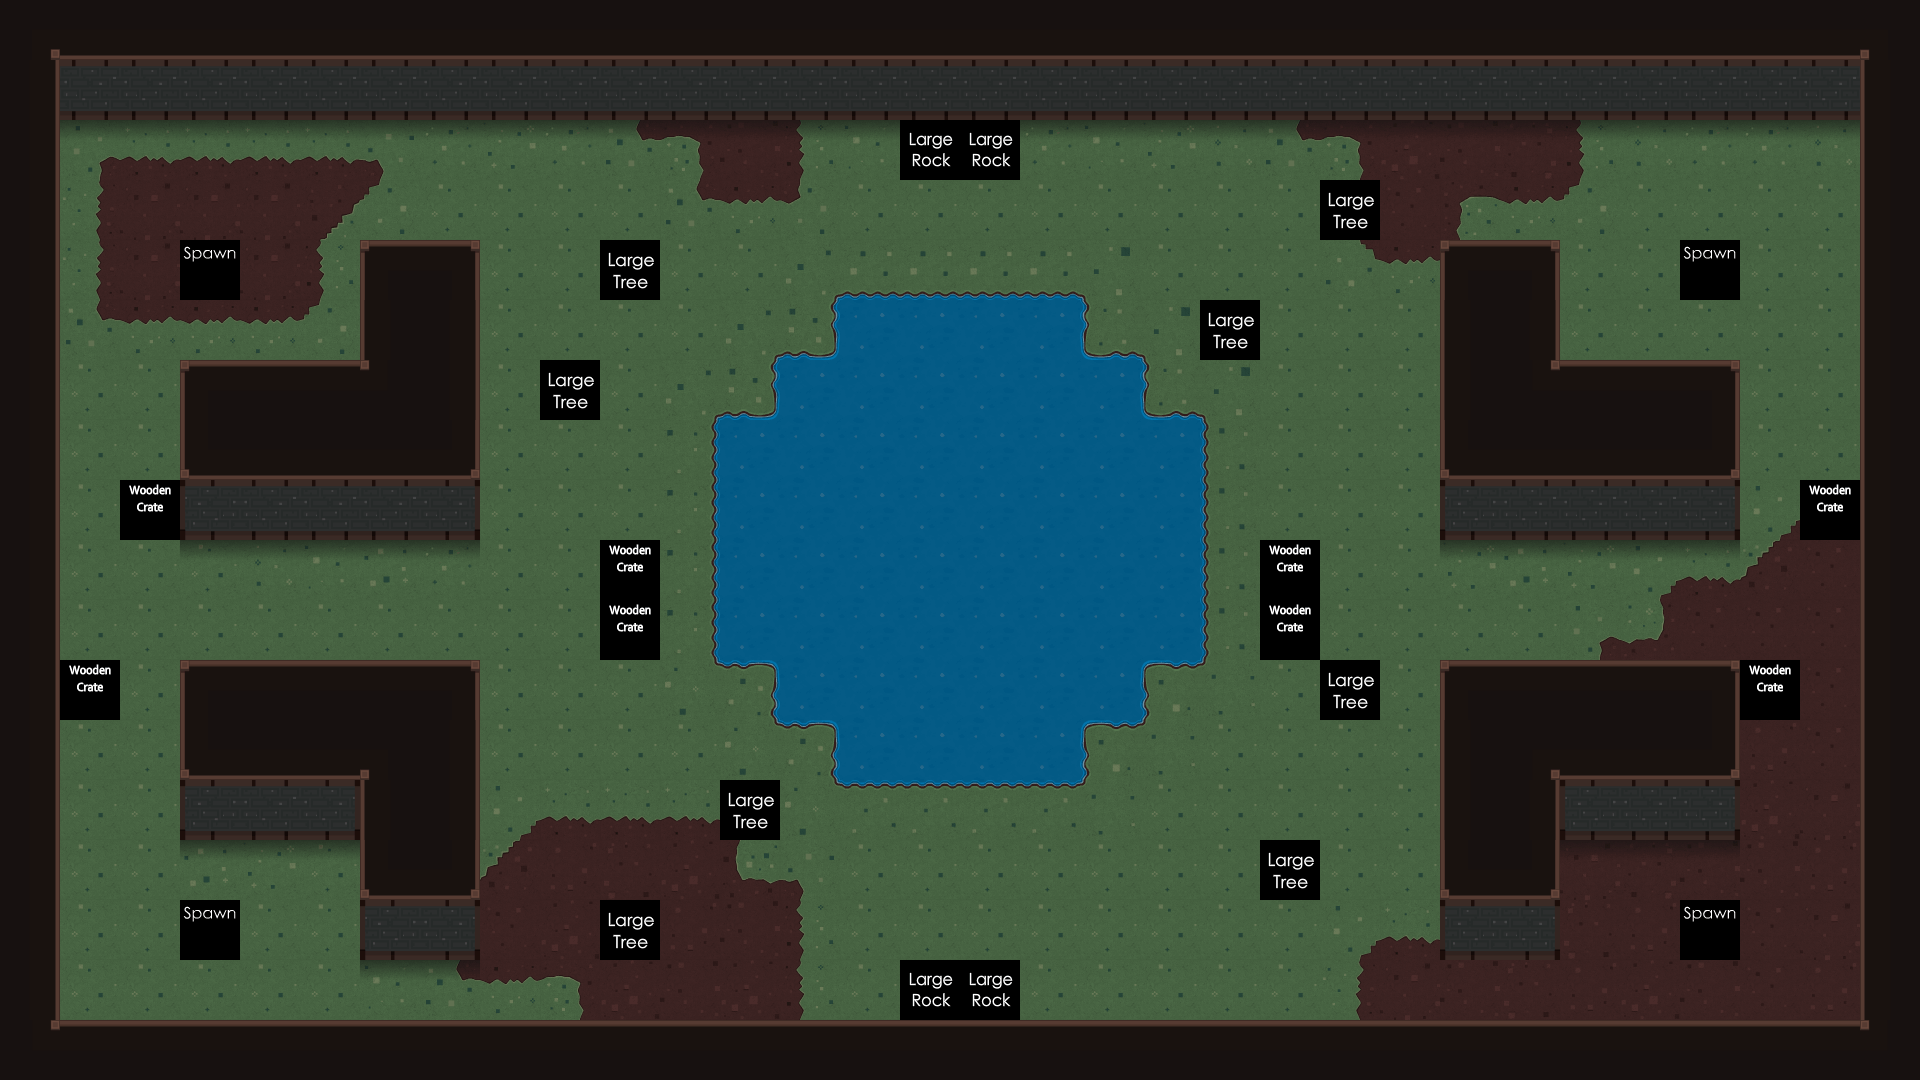

Below is a game level as drawn by its tile map, then a one-line description and the .tmx file that defines it, in full:
An orthogonal 32x18 tile map with 60x60 px tiles, 3 tile layers (Water, Main, Meta).

<map version="1.0" orientation="orthogonal" width="32" height="18" tilewidth="60" tileheight="60">
 <tileset firstgid="1" name="ground" tilewidth="60" tileheight="60" spacing="2" margin="2">
  <image source="../img/map/TilemapOuya.png" width="1024" height="1024" />
 </tileset>
 <layer name="Water" width="32" height="18">
  <data encoding="csv">
0,0,0,0,0,0,0,0,0,0,0,0,0,0,0,0,0,0,0,0,0,0,0,0,0,0,0,0,0,0,0,0,
0,0,0,0,0,0,0,0,0,0,0,0,0,0,0,0,0,0,0,0,0,0,0,0,0,0,0,0,0,0,0,0,
0,0,0,0,0,0,0,0,0,0,0,0,0,0,0,0,0,0,0,0,0,0,0,0,0,0,0,0,0,0,0,0,
0,0,0,0,0,0,0,0,0,0,0,0,0,0,0,0,0,0,0,0,0,0,0,0,0,0,0,0,0,0,0,0,
0,0,0,0,0,0,0,0,0,0,0,0,0,124,124,124,124,124,124,0,0,0,0,0,0,0,0,0,0,0,0,0,
0,0,0,0,0,0,0,0,0,0,0,0,124,124,124,124,124,124,124,124,0,0,0,0,0,0,0,0,0,0,0,0,
0,0,0,0,0,0,0,0,0,0,0,124,124,124,124,124,124,124,124,124,124,0,0,0,0,0,0,0,0,0,0,0,
0,0,0,0,0,0,0,0,0,0,0,124,124,124,124,124,124,124,124,124,124,0,0,0,0,0,0,0,0,0,0,0,
0,0,0,0,0,0,0,0,0,0,0,124,124,124,124,124,124,124,124,124,124,0,0,0,0,0,0,0,0,0,0,0,
0,0,0,0,0,0,0,0,0,0,0,124,124,124,124,124,124,124,124,124,124,0,0,0,0,0,0,0,0,0,0,0,
0,0,0,0,0,0,0,0,0,0,0,124,124,124,124,124,124,124,124,124,124,0,0,0,0,0,0,0,0,0,0,0,
0,0,0,0,0,0,0,0,0,0,0,124,124,124,124,124,124,124,124,124,124,0,0,0,0,0,0,0,0,0,0,0,
0,0,0,0,0,0,0,0,0,0,0,0,124,124,124,124,124,124,124,124,0,0,0,0,0,0,0,0,0,0,0,0,
0,0,0,0,0,0,0,0,0,0,0,0,0,124,124,124,124,124,124,0,0,0,0,0,0,0,0,0,0,0,0,0,
0,0,0,0,0,0,0,0,0,0,0,0,0,0,0,0,0,0,0,0,0,0,0,0,0,0,0,0,0,0,0,0,
0,0,0,0,0,0,0,0,0,0,0,0,0,0,0,0,0,0,0,0,0,0,0,0,0,0,0,0,0,0,0,0,
0,0,0,0,0,0,0,0,0,0,0,0,0,0,0,0,0,0,0,0,0,0,0,0,0,0,0,0,0,0,0,0,
0,0,0,0,0,0,0,0,0,0,0,0,0,0,0,0,0,0,0,0,0,0,0,0,0,0,0,0,0,0,0,0
</data>
 </layer>
 <layer name="Main" width="32" height="18">
  <data encoding="csv">
129,147,147,147,147,147,147,147,147,147,147,147,147,147,147,147,147,147,147,147,147,147,147,147,147,147,147,147,147,147,147,140,
145,4,4,4,4,4,4,4,4,4,4,4,4,4,4,4,4,4,4,4,4,4,4,4,4,4,4,4,4,4,4,144,
145,193,198,198,198,198,194,175,173,175,186,179,171,197,177,175,175,175,177,173,176,186,179,169,171,170,197,176,175,175,176,144,
145,35,6,6,6,16,30,22,22,22,22,26,27,28,22,22,22,22,22,22,22,22,35,10,13,27,30,22,22,22,22,144,
145,35,6,6,6,36,132,133,22,22,22,22,22,40,49,49,49,49,41,22,22,22,29,27,132,133,22,22,22,22,22,144,
145,26,27,27,27,30,144,145,22,22,22,22,40,43,0,0,0,0,42,41,22,22,22,22,144,145,22,22,22,22,22,144,
145,22,22,132,150,150,142,145,22,22,22,40,43,0,0,0,0,0,0,42,41,22,22,22,144,143,150,150,133,22,22,144,
145,22,22,126,147,147,147,130,22,22,22,47,0,0,0,0,0,0,0,0,48,22,22,22,126,147,147,147,130,22,22,144,
145,22,22,3,4,4,4,5,22,22,22,47,0,0,0,0,0,0,0,0,48,22,22,22,3,4,4,4,5,31,37,144,
145,22,22,174,176,177,172,175,22,22,22,47,0,0,0,0,0,0,0,0,48,22,22,22,173,172,173,191,198,15,10,144,
145,22,22,22,22,22,22,22,22,22,22,47,0,0,0,0,0,0,0,0,48,22,22,22,22,22,33,18,10,10,10,144,
145,22,22,132,150,150,150,133,22,22,22,38,45,0,0,0,0,0,0,44,39,22,22,22,132,150,150,150,133,10,10,144,
145,22,22,126,147,147,140,145,22,22,22,22,38,45,0,0,0,0,44,39,22,22,22,22,144,141,147,147,130,11,10,144,
145,22,22,3,4,5,144,145,31,37,37,37,34,38,46,46,46,46,39,22,22,22,22,22,144,145,3,4,5,7,6,144,
145,22,22,172,173,174,126,130,15,11,8,7,19,34,22,22,22,22,22,22,22,22,22,22,126,130,168,170,171,9,11,144,
145,22,22,22,22,22,3,5,10,7,11,11,9,36,22,22,22,22,22,22,22,22,31,37,3,5,8,11,11,10,6,144,
145,22,22,22,22,22,177,186,27,12,7,9,7,36,22,22,22,22,22,22,22,22,35,6,9,8,11,7,9,10,11,144,
143,150,150,150,150,150,150,150,150,150,150,150,150,150,150,150,150,150,150,150,150,150,150,150,150,150,150,150,150,150,150,142
</data>
 </layer>
 <layer name="Meta" width="32" height="18">
  <data encoding="csv">
0,0,0,0,0,0,0,0,0,0,0,0,0,0,0,0,0,0,0,0,0,0,0,0,0,0,0,0,0,0,0,0,
0,0,0,0,0,0,0,0,0,0,0,0,0,0,0,0,0,0,0,0,0,0,0,0,0,0,0,0,0,0,0,0,
0,0,0,0,0,0,0,0,0,0,0,0,0,0,0,153,153,0,0,0,0,0,0,0,0,0,0,0,0,0,0,0,
0,0,0,0,0,0,0,0,0,0,0,0,0,0,0,0,0,0,0,0,0,0,154,0,0,0,0,0,0,0,0,0,
0,0,0,157,0,0,0,0,0,0,154,0,0,0,0,0,0,0,0,0,0,0,0,0,0,0,0,0,157,0,0,0,
0,0,0,0,0,0,0,0,0,0,0,0,0,0,0,0,0,0,0,0,154,0,0,0,0,0,0,0,0,0,0,0,
0,0,0,0,0,0,0,0,0,154,0,0,0,0,0,0,0,0,0,0,0,0,0,0,0,0,0,0,0,0,0,0,
0,0,0,0,0,0,0,0,0,0,0,0,0,0,0,0,0,0,0,0,0,0,0,0,0,0,0,0,0,0,0,0,
0,0,160,0,0,0,0,0,0,0,0,0,0,0,0,0,0,0,0,0,0,0,0,0,0,0,0,0,0,0,160,0,
0,0,0,0,0,0,0,0,0,0,160,0,0,0,0,0,0,0,0,0,0,160,0,0,0,0,0,0,0,0,0,0,
0,0,0,0,0,0,0,0,0,0,160,0,0,0,0,0,0,0,0,0,0,160,0,0,0,0,0,0,0,0,0,0,
0,160,0,0,0,0,0,0,0,0,0,0,0,0,0,0,0,0,0,0,0,0,154,0,0,0,0,0,0,160,0,0,
0,0,0,0,0,0,0,0,0,0,0,0,0,0,0,0,0,0,0,0,0,0,0,0,0,0,0,0,0,0,0,0,
0,0,0,0,0,0,0,0,0,0,0,0,154,0,0,0,0,0,0,0,0,0,0,0,0,0,0,0,0,0,0,0,
0,0,0,0,0,0,0,0,0,0,0,0,0,0,0,0,0,0,0,0,0,154,0,0,0,0,0,0,0,0,0,0,
0,0,0,157,0,0,0,0,0,0,154,0,0,0,0,0,0,0,0,0,0,0,0,0,0,0,0,0,157,0,0,0,
0,0,0,0,0,0,0,0,0,0,0,0,0,0,0,153,153,0,0,0,0,0,0,0,0,0,0,0,0,0,0,0,
0,0,0,0,0,0,0,0,0,0,0,0,0,0,0,0,0,0,0,0,0,0,0,0,0,0,0,0,0,0,0,0
</data>
 </layer>
</map>
